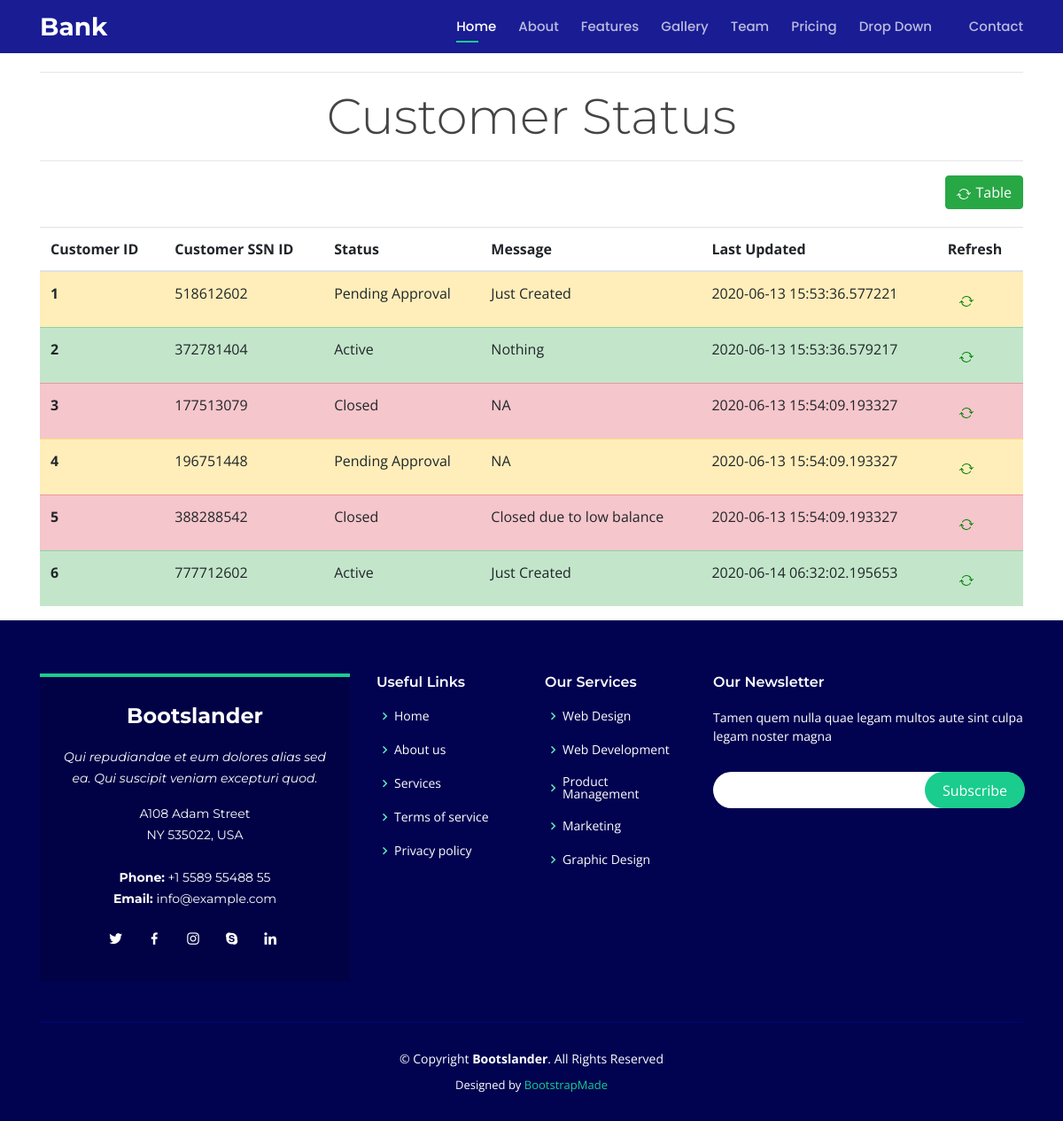
Screenshot of /CustomerStatus with the database file from the repository.
### app.py (models this page shows, shortened)
class Customer(db.Model):
    id = db.Column(db.Integer(), primary_key=True)
    ssnid = db.Column(db.Integer(), unique=True, nullable=False)
    accountId = db.Column(db.Integer(), nullable=False)
    accountBalance = db.Column(db.Integer(), nullable=False)
    account_type = db.Column(db.String(1), nullable=False)
    status = db.Column(db.Text, nullable=False)
    last_updated = db.Column(db.DateTime, nullable=False, default=datetime.utcnow)
    message = db.Column(db.Text, nullable=False)

### app.py (the view)
@app.route('/CustomerStatus')
def CustomerStatus():
    all_customer = Customer.query.all()
    return render_template('customer-Status.html', rows=all_customer)

### templates/customer-Status.html (shortened to what this page needs)
{% extends 'base.html' %}
{% block style %}
<link href="{{ url_for('static', filename='css/main.css') }}" rel="stylesheet">
{% endblock %}
{% block body %}
<div class="container">
    <hr>
    <h1 class="display-4" style="text-align: center;">Customer Status</h1>
    <hr>
    <div>
        <button type="button" class="btn btn-success btn-md float-right" style="margin-bottom: 20px;">Table
        </button>
        <div id="tableDiv">
            <table class="table table-hover" id="table">
                <thead>
                    <tr>
                        <th scope="col">Customer ID</th>
                        <th scope="col">Customer SSN ID</th>
                        <th scope="col">Status</th>
                        <th scope="col">Message</th>
                        <th scope="col">Last Updated</th>
                        <th scope="col">Refresh</th>
                    </tr>
                </thead>
                <tbody>
                    {% for row in rows %}
                    {% if row.status == "Closed" %}
                    <tr class="table-danger" id="{{ row.id }}">
                        {% elif row.status == "Active" %}
                    <tr class="table-success" id="{{ row.id }}">
                        {% else %}
                    <tr class="table-warning" id="{{ row.id }}">
                        {% endif %}
                        <th scope="row">{{ row.id }}</th>
                        <td>{{ row.ssnid }}</td>
                        <td>{{ row.status }}</td>
                        <td>{{ row.message }}</td>
                        <td>{{ row.last_updated }}</td>
                        <td><button type="button" class="btn btn-md" onclick="getId('{{ row.id }}')"></button></td>
                    </tr>
                    {% endfor %}
                </tbody>
            </table>
        </div>
    </div>
</div>
{% endblock %}

### templates/base.html (shortened to what this page needs)
<!DOCTYPE html>
<html lang="en">
<head>
  <link href="{{ url_for('static' , filename='vendor/bootstrap/css/bootstrap.min.css') }}" rel="stylesheet">
  <link href="{{ url_for('static' , filename='vendor/icofont/icofont.min.css') }}" rel="stylesheet">
  <link href="{{ url_for('static' , filename='vendor/boxicons/css/boxicons.min.css') }}" rel="stylesheet">
  <link href="{{ url_for('static' , filename='vendor/venobox/venobox.css') }}" rel="stylesheet">
  <link href="{{ url_for('static' , filename='vendor/remixicon/remixicon.css') }}" rel="stylesheet">
  <link href="{{ url_for('static' , filename='vendor/owl.carousel/assets/owl.carousel.min.css') }}" rel="stylesheet">
  <link href="{{ url_for('static' , filename='vendor/aos/aos.css') }}" rel="stylesheet">
  {% block style %} {% endblock %}
</head>
<body>
  <header id="header" class="fixed-top d-flex align-items-center">
    <div class="container d-flex align-items-center">
        <div class="logo mr-auto">
          <h1 class="text-light"><a href="index.html"><span>Bank</span></a></h1>
        </div>
        <nav class="nav-menu d-none d-lg-block">
          <ul>
            <li class="active"><a href="#header">Home</a></li>
            <li><a href="#about">About</a></li>
            <li><a href="#features">Features</a></li>
            <li><a href="#gallery">Gallery</a></li>
            <li><a href="#team">Team</a></li>
            <li><a href="#pricing">Pricing</a></li>
            <li class="drop-down"><a href="">Drop Down</a>
            </li>
            <li><a href="#contact">Contact</a></li>
          </ul>
        </nav>
      </div>
    </header>
    {% block body %} {% endblock %}
  <footer id="footer">
    <div class="footer-top">
      <div class="container">
        <div class="row">
          <div class="col-lg-4 col-md-6">
            <div class="footer-info">
              <h3>Bootslander</h3>
              <p class="pb-3"><em>Qui repudiandae et eum dolores alias sed ea. Qui suscipit veniam excepturi quod.</em></p>
              <p>
                A108 Adam Street <br>
                NY 535022, USA<br><br>
                <strong>Phone:</strong> +1 5589 55488 55<br>
                <strong>Email:</strong> info@example.com<br>
              </p>
              <div class="social-links mt-3">
                <a href="#" class="twitter"><i class="bx bxl-twitter"></i></a>
                <a href="#" class="facebook"><i class="bx bxl-facebook"></i></a>
                <a href="#" class="instagram"><i class="bx bxl-instagram"></i></a>
                <a href="#" class="google-plus"><i class="bx bxl-skype"></i></a>
                <a href="#" class="linkedin"><i class="bx bxl-linkedin"></i></a>
              </div>
            </div>
          </div>
          <div class="col-lg-2 col-md-6 footer-links">
            <h4>Useful Links</h4>
            <ul>
              <li><i class="bx bx-chevron-right"></i> <a href="#">Home</a></li>
              <li><i class="bx bx-chevron-right"></i> <a href="#">About us</a></li>
              <li><i class="bx bx-chevron-right"></i> <a href="#">Services</a></li>
              <li><i class="bx bx-chevron-right"></i> <a href="#">Terms of service</a></li>
              <li><i class="bx bx-chevron-right"></i> <a href="#">Privacy policy</a></li>
            </ul>
          </div>
          <div class="col-lg-2 col-md-6 footer-links">
            <h4>Our Services</h4>
            <ul>
              <li><i class="bx bx-chevron-right"></i> <a href="#">Web Design</a></li>
              <li><i class="bx bx-chevron-right"></i> <a href="#">Web Development</a></li>
              <li><i class="bx bx-chevron-right"></i> <a href="#">Product Management</a></li>
              <li><i class="bx bx-chevron-right"></i> <a href="#">Marketing</a></li>
              <li><i class="bx bx-chevron-right"></i> <a href="#">Graphic Design</a></li>
            </ul>
          </div>
          <div class="col-lg-4 col-md-6 footer-newsletter">
            <h4>Our Newsletter</h4>
            <p>Tamen quem nulla quae legam multos aute sint culpa legam noster magna</p>
            <form action="" method="post">
              <input type="email" name="email"><input type="submit" value="Subscribe">
            </form>
          </div>
        </div>
      </div>
    </div>
    <div class="container">
      <div class="copyright">
        &copy; Copyright <strong><span>Bootslander</span></strong>. All Rights Reserved
      </div>
      <div class="credits">
       Designed by <a href="https://bootstrapmade.com/">BootstrapMade</a>
      </div>
    </div>
  </footer>
</body>
</html>

### static/css/main.css (style rules this page uses)
body { font-family: "Open Sans", sans-serif; color: #444444; padding-top: 65px; }
a { color: #1acc8d; }
h1, h2, h3, h4, h5, h6 { font-family: "Montserrat", sans-serif; }
#header { background: rgba(1, 4, 136, 0.9); height: 60px; transition: all 0.5s; z-index: 997; transition: all 0.5s; }
#header .logo h1 { font-size: 28px; margin: 0; padding: 0; line-height: 1; font-weight: 700; }
#header .logo h1 a, #header .logo h1 a:hover { color: #fff; text-decoration: none; }
.nav-menu, .nav-menu * { margin: 0; padding: 0; list-style: none; }
.nav-menu > ul > li { position: relative; white-space: nowrap; float: left; }
.nav-menu a { display: block; position: relative; color: rgba(255, 255, 255, 0.7); padding: 10px 0 10px 25px; transition: 0.3s; font-size: 15px; font-weight: 500; font-family: "Poppins", sans-serif; }
.nav-menu > ul > li > a:before { content: ""; position: absolute; width: 0; height: 2px; bottom: 3px; left: 25px; background-color: #1acc8d; visibility: hidden; width: 0px; transition: all 0.3s ease-in-out 0s; }
.nav-menu a:hover:before, .nav-menu li:hover > a:before, .nav-menu .active > a:before { visibility: visible; width: 25px; }
.nav-menu a:hover, .nav-menu .active > a, .nav-menu li:hover > a { color: #fff; text-decoration: none; }
.nav-menu .drop-down > a:after { content: "\ea99"; font-family: IcoFont; padding-left: 5px; }
.mobile-nav { position: fixed; top: 55px; right: 15px; bottom: 15px; left: 15px; z-index: 9999; overflow-y: auto; background: #fff; transition: ease-in-out 0.2s; opacity: 0; visibility: hidden; border-radius: 10px; padding: 10px 0; }
.mobile-nav * { margin: 0; padding: 0; list-style: none; }
.mobile-nav a { display: block; position: relative; color: #01036f; padding: 10px 20px; font-weight: 500; outline: none; }
.mobile-nav a:hover, .mobile-nav .active > a, .mobile-nav li:hover > a { color: #1acc8d; text-decoration: none; }
.mobile-nav .drop-down > a:after { content: "\ea99"; font-family: IcoFont; padding-left: 10px; position: absolute; right: 15px; }
.mobile-nav .drop-down > a { padding-right: 35px; }
#footer { background: #010351; padding: 0 0 30px 0; color: #fff; font-size: 14px; }
#footer .footer-top { padding: 60px 0 30px 0; }
#footer .footer-top .footer-info { margin-bottom: 15px; background: #010246; color: #fff; border-top: 4px solid #1acc8d; text-align: center; padding: 30px 20px; }
#footer .footer-top .footer-info h3 { font-size: 24px; margin: 0 0 20px 0; padding: 2px 0 2px 0; line-height: 1; font-weight: 700; }
#footer .footer-top .footer-info p { font-size: 14px; line-height: 24px; margin-bottom: 0; font-family: "Montserrat", sans-serif; }
#footer .footer-top .social-links a { font-size: 18px; display: inline-block; color: #fff; line-height: 1; padding: 8px 0; margin-right: 4px; border-radius: 50%; text-align: center; width: 36px; height: 36px; transition: 0.3s; }
#footer .footer-top h4 { font-size: 16px; font-weight: 600; color: #fff; position: relative; padding-bottom: 12px; }
#footer .footer-top .footer-links { margin-bottom: 30px; }
#footer .footer-top .footer-links ul { list-style: none; padding: 0; margin: 0; }
#footer .footer-top .footer-links ul i { padding-right: 2px; color: #61ebba; font-size: 18px; line-height: 1; }
#footer .footer-top .footer-links ul li { padding: 10px 0; display: flex; align-items: center; }
#footer .footer-top .footer-links ul li:first-child { padding-top: 0; }
#footer .footer-top .footer-links ul a { color: #fff; transition: 0.3s; display: inline-block; line-height: 1; }
#footer .footer-top .footer-newsletter form { margin-top: 30px; background: #fff; padding: 6px 10px 6px 15px; position: relative; border-radius: 50px; }
#footer .footer-top .footer-newsletter form input[type="email"] { border: 0; padding: 4px; width: calc(100% - 110px); }
#footer .footer-top .footer-newsletter form input[type="submit"] { position: absolute; top: 0; right: -2px; bottom: 0; border: 0; background: none; font-size: 16px; padding: 0 20px; background: #1acc8d; color: #fff; transition: 0.3s; border-radius: 50px; }
#footer .copyright { border-top: 1px solid #010479; text-align: center; padding-top: 30px; }
#footer .credits { padding-top: 10px; text-align: center; font-size: 13px; color: #fff; }

### rows the page displays
Customer: id "1", ssnid "518612602", status "Pending Approval", message "Just Created", last_updated "2020-06-13 15:53:36.577221"
Customer: id "2", ssnid "372781404", status "Active", message "Nothing", last_updated "2020-06-13 15:53:36.579217"
Customer: id "3", ssnid "177513079", status "Closed", message "NA", last_updated "2020-06-13 15:54:09.193327"
Customer: id "4", ssnid "196751448", status "Pending Approval", message "NA", last_updated "2020-06-13 15:54:09.193327"
Customer: id "5", ssnid "388288542", status "Closed", message "Closed due to low balance", last_updated "2020-06-13 15:54:09.193327"
Customer: id "6", ssnid "777712602", status "Active", message "Just Created", last_updated "2020-06-14 06:32:02.195653"
